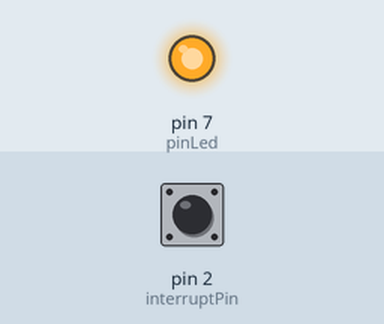
Recording of a program running on a simulated Arduino Nano, built with avr-gcc and run on an emulated ATmega328P. Parts: output pins drawn as LEDs (lit = HIGH). Inputs (shaded band) come from the test bench; at power-on: pin 2 (interruptPin) HIGH.

Above: at 1.2 s.
1.3 s: pin 2 (interruptPin) pulled LOW for 0.15 s
At 3.3 s:
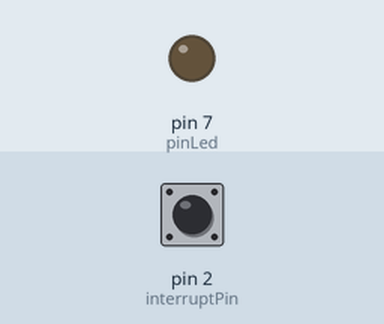
Timing chart, 0 to 28.5 s (numbered marks = the images above; inputs shaded):
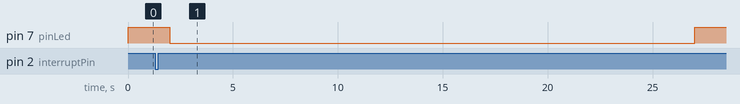

The program:

main.cpp
```cpp
#include <Arduino.h>


int pinLed = 7  ;
int interruptPin = 2;

int config;
int timeOn;
int timeOff;

void handleToInterrupt() {
  cli();  // desable interrupts
  config = !config;
  timeOn = config == 1? 2000 : 5000;
  timeOff = config == 1? 1000 : 25000;
  sei();  // enable interrupts
}


void setup() {

  // desable interrupts
  cli();

  pinMode(pinLed, OUTPUT);

  // interrupt config
  pinMode(interruptPin, INPUT_PULLUP);
  attachInterrupt(digitalPinToInterrupt(interruptPin), handleToInterrupt, FALLING);

  // inicial config
  config = 1;
  timeOn = config == 1? 2000 : 5000;
  timeOff = config == 1? 1000 : 25000;

  // enable interrupts
  sei();
}

void loop(){
  digitalWrite(pinLed, 1);
  delay(timeOn);
  digitalWrite(pinLed, 0);
  delay(timeOff);
}
```
